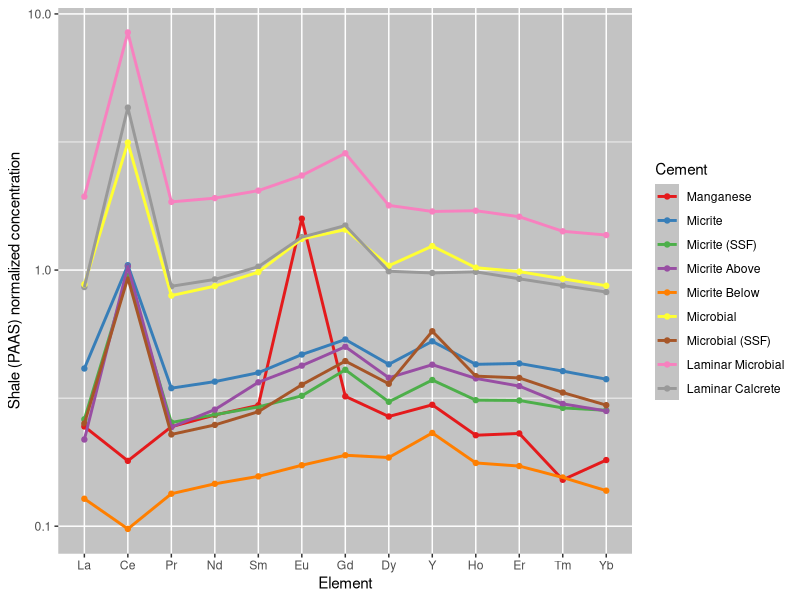

Source code (R):
## ---- chunk 1
knitr::opts_chunk$set(echo = TRUE)
library(tidyverse)
library(readxl)
## ---- chunk 2
orig_data <- read_xlsx("jan2024 data.xlsx",4)
dil_data <- read_xlsx("jan2024 data DILUTED.xlsx",4)
cement_data <- read_excel("ree_data_r.xlsx", 2)
## ---- chunk 3
orig_data <- orig_data[-1,] %>%
  rename(Sample = 1, Na = 2, Mg  = 3, K = 4, Ca = 5, V = 6, Cr = 7, Fe = 8, Mn = 9, Cu = 10, Zn = 11, Rb = 12, Sr = 13, Y = 14, Mo = 15, Ba = 16, La = 17, Ce = 18, Pr = 19, Nd = 20, Sm = 21, Eu = 22, Gd = 23, Dy = 24, Ho = 25, Er = 26, Tm = 27, Yb = 28, Lu = 29, Pb = 30, U = 31)

dil_data <- dil_data[-1,] %>%
  rename(Sample = 1, Na = 2, Mg  = 3, K = 4, Ca = 5, V = 6, Cr = 7, Fe = 8, Mn = 9, Cu = 10, Zn = 11, Rb = 12, Sr = 13, Y = 14, Mo = 15, Ba = 16, La = 17, Ce = 18, Pr = 19, Nd = 20, Sm = 21, Eu = 22, Gd = 23, Dy = 24, Ho = 25, Er = 26, Tm = 27, Yb = 28, Lu = 29, Pb = 30, U = 31)

all_data <- bind_rows(orig_data, dil_data) %>%
  mutate_at(2:31, as.numeric)
## ---- chunk 4
attach(all_data)
normalize <- all_data %>%
  select("Sample", "La", "Ce", "Pr", "Nd", "Sm", "Eu", "Gd", "Dy", "Y", "Ho", "Er", "Tm", "Yb", "Lu") %>% #filter out non REY elements
  mutate(La = La/44.56, Ce = Ce/88.25, Pr = Pr/10.15, Nd = Nd/37.32, Sm = Sm/6.884, Eu = Eu/1.215, Gd = Gd/6.043, Dy = Dy/5.325, Y = Y/27.31, Ho = Ho/1.052, Er = Er/3.075, Tm = Tm/0.4510, Yb = Yb/3.012, Lu = Lu/0.4386) %>% #normalize values using PAAS data from Pourmand et al. 2012
    select("Sample", "La", "Ce", "Pr", "Nd", "Sm", "Eu", "Gd", "Dy", "Y", "Ho", "Er", "Tm", "Yb", "Lu") %>% #filter out non normalized values
  left_join(cement_data, by = c("Sample" = "Sample")) #attach cement to each observation


normal <- data.frame(t(normalize[2:15]))#transpose and remove first row containing sample names and cement row
colnames(normal) <- all_data$Sample #rename column names with sample names
normal <- tibble::rownames_to_column(normal, "element") %>%
  mutate(element = fct_inorder(element)) %>% #order elements
  pivot_longer(-element, names_to = "Sample", values_to = "Value") %>% #pivot data to have each element value as observation
  left_join(cement_data, by = c("Sample" = "Sample")) #attach cement to each observation
## ---- chunk 5
rawAnomaly <- normalize %>%
  mutate(Ce_anomaly = Ce/(Pr^2/Nd),
    Y_Ho_ratio = Y/Ho) %>%
  select(Sample, Cement, Ce_anomaly, Y_Ho_ratio)
rawAnomaly

anomaly <- normalize %>%
  mutate(
    Ce_anomaly = Ce/(Pr^2/Nd),
    Y_Ho_ratio = Y/Ho,
    Eu_anomaly = (2*Eu)/(Sm  + Gd),
    BSI = (2*(Sm + Gd + Dy)/3)/((La +Pr + Nd)/3+(Ho + Er +Tm +Yb +Lu)/5)) %>%
  group_by(Cement) %>%
  summarise(
    Ce_mean = mean(Ce_anomaly),
    Ce_sd = sd(Ce_anomaly),
    Ce_max = max(Ce_anomaly),
    Ce_min = min(Ce_anomaly),
    YH_mean = mean(Y_Ho_ratio),
    YH_sd = sd(Y_Ho_ratio),
    YH_max = max(Y_Ho_ratio),
    YH_min = min(Y_Ho_ratio),
    Eu_mean = mean(Eu_anomaly),
    Eu_sd = sd(Eu_anomaly),
    Eu_max = max(Eu_anomaly),
    Eu_min = min(Eu_anomaly),
    BSI_mean = mean(BSI),
    BSI_sd = sd(BSI),
    BSI_max = max(BSI),
    BSI_min = min(BSI)
  )
anomaly
## ---- chunk 6
cement_avg <- normal %>%
  group_by(Cement, element) %>%
  summarise(
    n = n(),
    avg = mean(Value),
    sd = sd(Value)
  )
cement_avg$Cement <- factor(cement_avg$Cement, levels = c("Spar", "Microspar", "Manganese", "Micrite", "Micrite (SSF)", "Micrite (spicule)", "Micrite Above", "Micrite Below", "Microbial", "Microbial (SSF)", "Laminar Microbial", "Laminar Microbial (Strom)", "Laminar Microbial (sponge)", "Laminar Calcrete"))
## ---- chunk 7
cement_aio <- cement_avg %>% filter(element != "Lu")
cement_aio <- ggplot(cement_aio, aes(x = element, y = avg, color = Cement)) + #attempt at making a single spider plot with all samples
  geom_point() +
  geom_line(aes(group = Cement), size = 1) +
  scale_y_log10() +
  scale_color_brewer(palette = "Set1") +
  theme(
   panel.background = element_rect(fill = "#C3C3C3"),
    legend.key = element_rect(fill = "#C3C3C3")
    ) +
  xlab("Element") +
  ylab("Shale (PAAS) normalized concentration")
cement_aio
